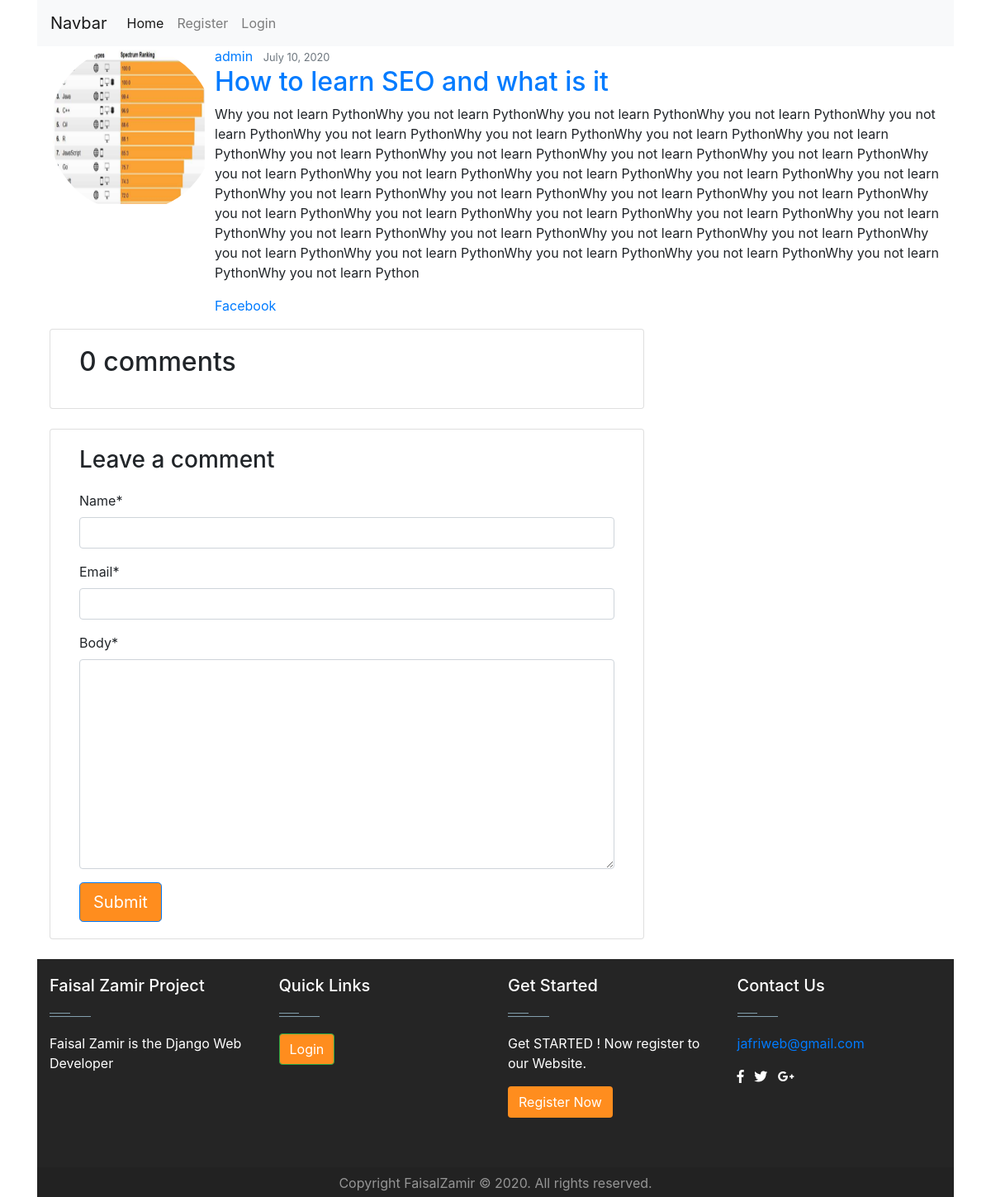
The app's page /post/16 with its own data.
### blog/models.py (models this page shows, shortened)
class Post(models.Model):
    title = models.CharField(max_length=100)
    content = models.TextField()
    slug = models.SlugField(blank=True, null=True, )
    date_posted = models.DateTimeField(default=timezone.now)
    author = models.ForeignKey(User, on_delete=models.CASCADE)

### users/models.py (models this page shows, shortened)
class Profile(models.Model):
    user = models.OneToOneField(to=User, on_delete=models.CASCADE)
    image = models.ImageField(default='default.jpg', upload_to='profile_img')
    resume = models.FileField(upload_to='doc\\', null=True, blank= True)

### blog/views.py (the view)
# urls.py: path('post/<int:pk>', views.post_detail, name='post-detail'),
def post_detail(request, pk):
    template_name = "blog/post_detail.html"
    post = get_object_or_404(Post, id=pk)
    comments = post.comments.filter(active=True).order_by("-created_on")
    new_comment = None
    if request.method == "POST":
        comment_form = CommentForm(data=request.POST)
        if comment_form.is_valid():
            new_comment = comment_form.save(commit=False)
            new_comment.post = post
            new_comment.save()
    else:
        comment_form = CommentForm()
    context ={"post": post,"comments": comments,
            "new_comment": new_comment,
            "comment_form": comment_form}
    return render(request,template_name,context)

### blog/forms.py
class CommentForm(forms.ModelForm):
    class Meta:
        model = Comment
        fields = ('name', 'email', 'body')

### templates/blog/post_detail.html (shortened to what this page needs)
{%  extends 'users/base.html' %}
{% load crispy_forms_tags %}
    {% block content %}
    <div class="container">
      <article class="media content-section">
        <img class="rounded-circle article-img" src="{{post.author.profile.image.url}}", width='200', height='200'>
        <div class="media-body">
          <div class="article-metadata">
            <a class="mr-2" href="{% url 'user-post' post.author.username %}">{{ post.author }}</a>
            <small class="text-muted">{{ post.date_posted|date:"F d, Y" }}</small>
          </div>
          <h2><a class="article-title" href="{% url 'post-detail' post.id %}">{{ post.title }}</a></h2>
          <p class="article-content">{{ post.content | safe}}</p>
          <a href="http://www.facebook.com/sharer/sharer.php?u=http://127.0.0.1:8000/{{ request.get_full_path|urlencode }}">Facebook</a>
        </div>
      </article>
    <div class="col-md-8 card mb-4  mt-3 ">
      <div class="card-body">
        {% with comments.count as total_comments %}
        <h2>{{ total_comments }} comments</h2>
          {% endwith %}
      </div>
    </div>
    <div class="col-md-8 card mb-4  mt-3 ">
      <div class="card-body">
        {% if new_comment%}
        <div class="alert alert-success" role="alert">
          Your comment is awaiting moderation
        </div>
        {% else%}
        <h3>Leave a comment</h3>
        <form method="post" style="margin-top: 1.3em;">
          {{ comment_form | crispy }}
          <button type="submit" class="btn btn-primary  btn-lg">Submit</button>
        </form>
        {% endif %}
      </div>
    </div>
  </div>
    {% endblock content %}

### templates/users/base.html (style rules this page uses)
.btn { background-color: #ff8d1e; color:#fff; }

### records on screen
Post: author.profile.image (picture), author "admin", date_posted "July 10, 2020", title "How to learn SEO and what is it", content "Why you not learn PythonWhy you not learn PythonWhy you not learn PythonWhy you not learn PythonWhy you not learn PythonWhy you not learn PythonWhy you not learn PythonWhy you not learn PythonWhy you not learn PythonWhy you not learn PythonWhy you not learn PythonWhy you not learn PythonWhy you not learn PythonWhy you not learn PythonWhy you not learn PythonWhy you not learn PythonWhy you not learn PythonWhy you not learn PythonWhy you not learn PythonWhy you not learn PythonWhy you not learn PythonWhy you not learn PythonWhy you not learn PythonWhy you not learn PythonWhy you not learn PythonWhy you not learn PythonWhy you not learn PythonWhy you not learn PythonWhy you not learn PythonWhy…"

### other values on screen
{{ total_comments }} "0"
